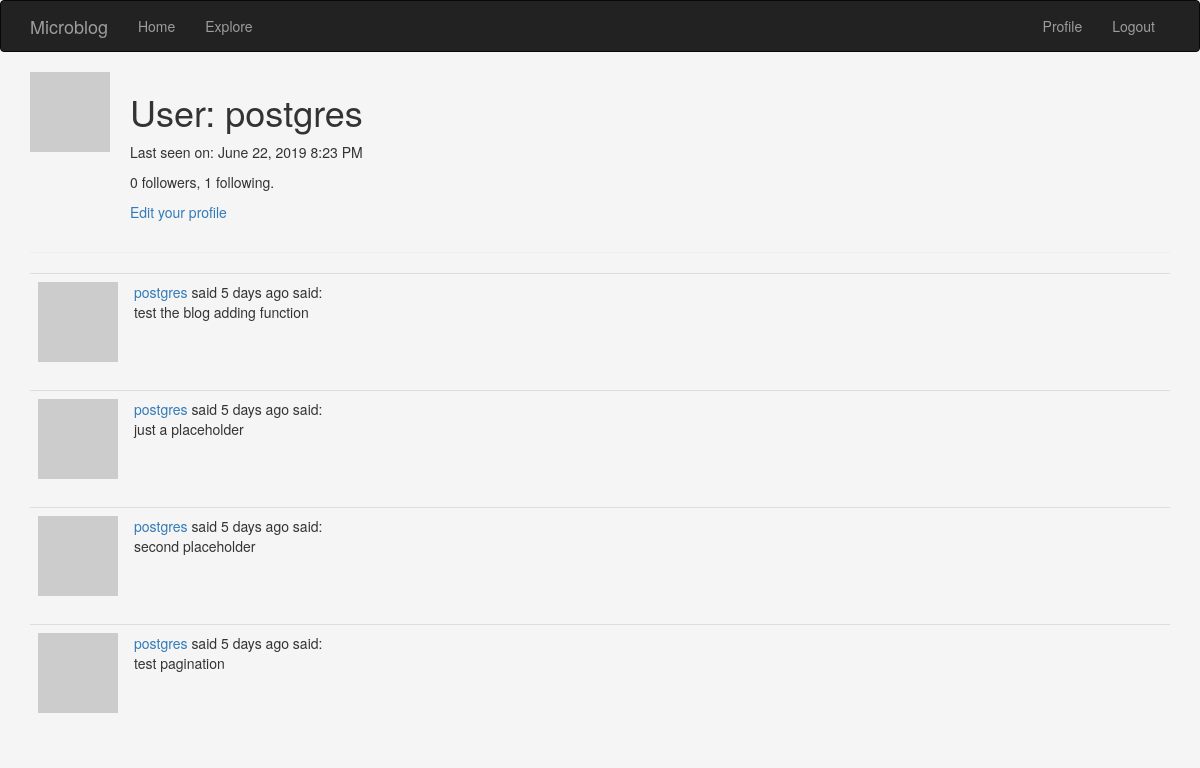
The app's page /user/postgres (signed in), older data.
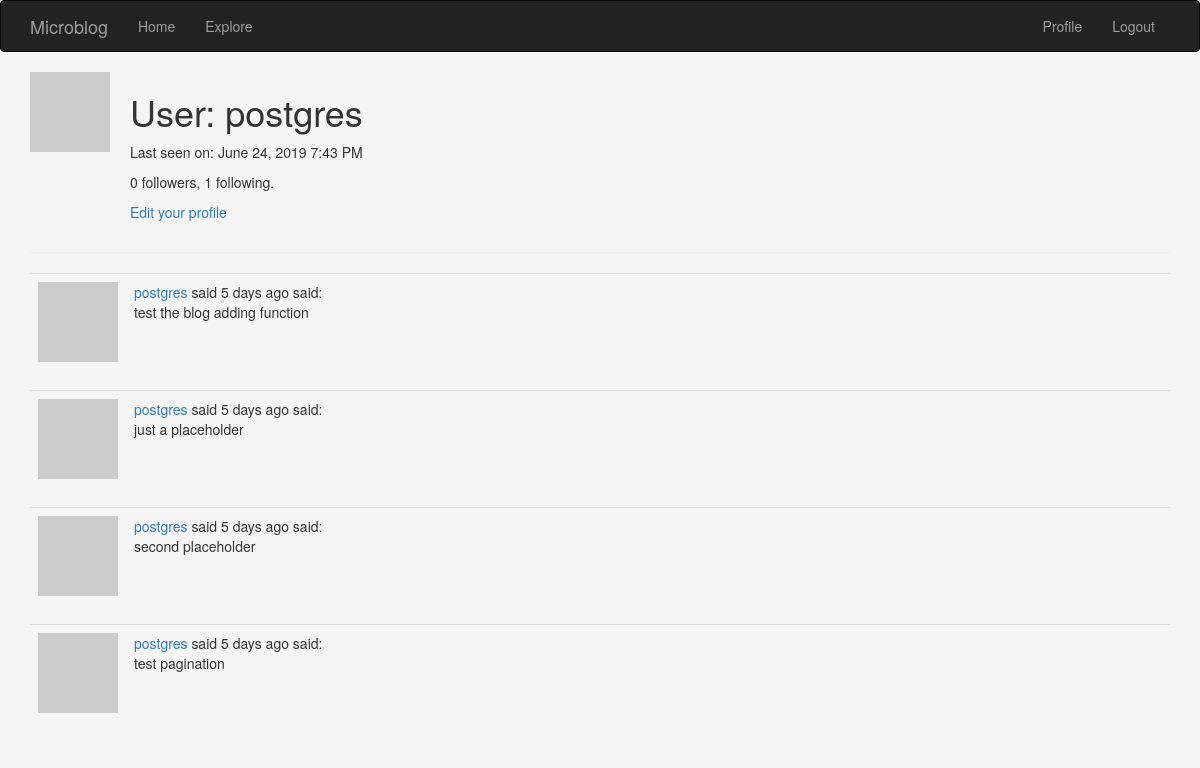
The same page, newer data.
### server/models.py (models this page shows, shortened)
class User(UserMixin, db.Model):
    id = db.Column(db.Integer, primary_key=True)
    username = db.Column(db.String(64), index=True, unique=True, nullable=False)
    email = db.Column(db.String(128), index=True, unique=True, nullable=False)
    password_hash = db.Column(db.String(128), nullable=False)
    posts = db.relationship('Post', backref='author', lazy='dynamic') # 'Post'= reference to a class not yet created
    about_me = db.Column(db.String(256), nullable=True)
    last_seen  =db.Column(db.DateTime, default=datetime.utcnow)
    followed = db.relationship(
        'User', secondary=followers,
        primaryjoin=(followers.c.follower_id == id),
        secondaryjoin=(followers.c.followed_id == id),
        backref=db.backref('followers', lazy='dynamic'), lazy='dynamic')
    def avatar(self,size):
        digest = md5(self.email.lower().encode('utf-8')).hexdigest()
        return  f'https://www.gravatar.com/avatar/{digest}?d=identicon&s={size}'

### server/routes.py (the view)
@app.route('/user/<username>')
@login_required
def user(username):
    user = User.query.filter_by(username = username).first_or_404()
    posts = current_user.posts
    return render_template('user.html',posts = posts , user =user)

### server/models.py (called while the page is built)
@login.user_loader
def load_user(id):
    return User.query.get(int(id))

### server/routes.py (called while the page is built)
@app.before_request
def before_request():
    if current_user.is_authenticated:
        current_user.last_seen = datetime.utcnow()
        db.session.commit()

### templates/user.html (shortened to what this page needs)
{% extends "navbar.html" %}
{% block app_content %}
    <table>
        <tr valign="top">
            <td style="padding-right: 20px"><img src="{{ user.avatar(128) }}"></td>
            <td>
                <h1>User: {{ user.username }}</h1>
                {% if user.last_seen %}<p>Last seen on: {{ moment(user.last_seen).format('LLL') }}</p>{% endif %}
                <p>{{ user.followers.count() }} followers, {{ user.followed.count() }} following.</p>
                {% if user == current_user %}
                    <p><a href="{{ url_for('edit_profile') }}">{{_('Edit your profile')}}</a></p>
                {% elif not current_user.is_following(user) %}
                    <p><a href="{{ url_for('follow', username=user.username) }}">{{_('Follow')}}</a></p>
                {% else %}
                    <p><a href="{{ url_for('unfollow', username=user.username) }}">{{ _('Unfollow')}}</a></p>
                {% endif %}
            </td>
        </tr>
    </table>
    <hr>
    {% for post in posts %}
        {% include '_post.html' %}
    {% endfor %}
{% endblock %}

Row changes from the older to the newer data that the page shows:
changed User "postgres": last_seen "June 22, 2019 8:23 PM" → "June 24, 2019 7:43 PM"
